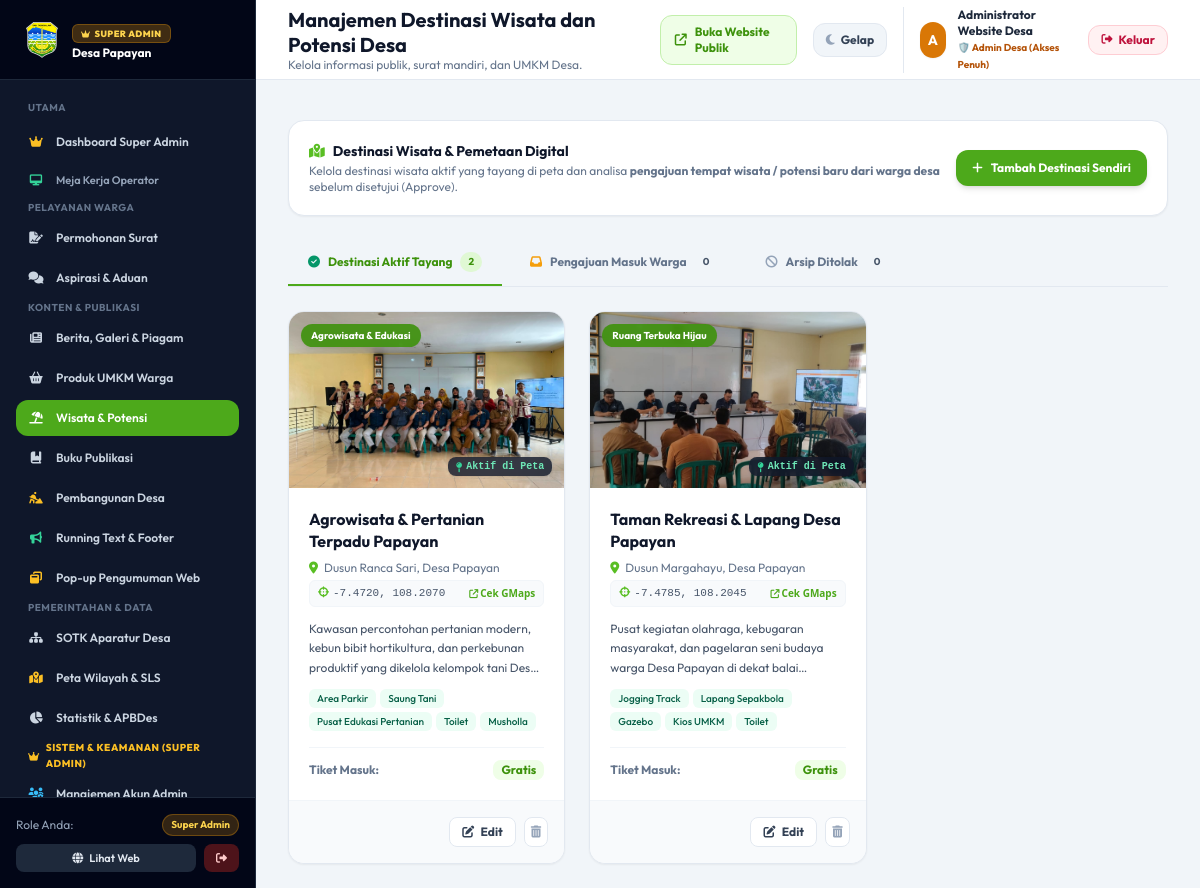
The app's page /admin/wisata (signed in), older data.
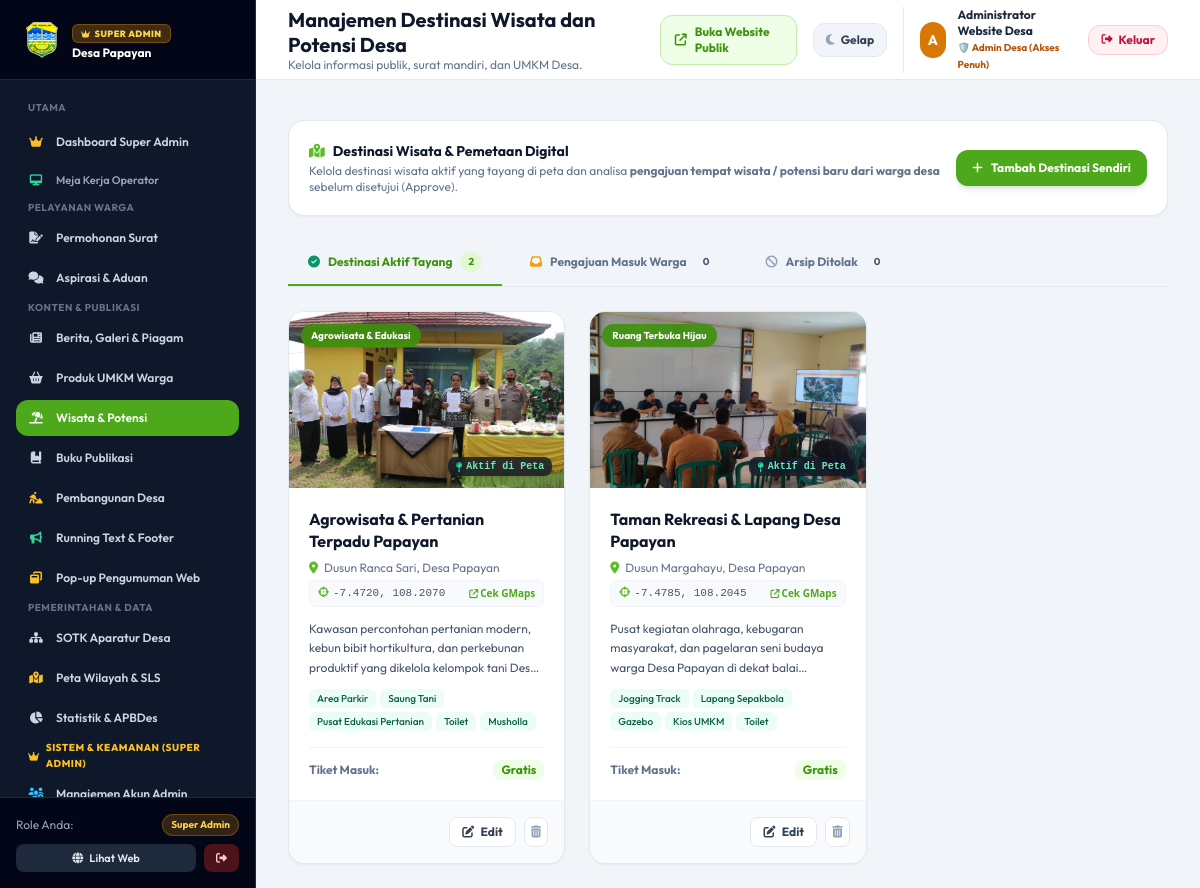
The same page, newer data.
### tables this page shows
CREATE TABLE wisata (
        id INTEGER PRIMARY KEY AUTOINCREMENT,
        nama TEXT NOT NULL,
        kategori TEXT NOT NULL,
        deskripsi TEXT NOT NULL,
        fasilitas TEXT,
        tiket TEXT,
        lokasi TEXT,
        gambar TEXT,
        urutan INTEGER DEFAULT 0
    , latitude REAL, longitude REAL, status TEXT DEFAULT 'Disetujui', nama_pengaju TEXT, kontak_pengaju TEXT, catatan_admin TEXT, created_at TEXT);

### app.py (the view)
@app.route('/admin/wisata')
@login_required
def admin_wisata():
    conn = get_db()
    cursor = conn.cursor()
    cursor.execute("SELECT * FROM wisata WHERE status = 'Disetujui' OR status IS NULL ORDER BY urutan ASC")
    wisata_list = [dict(row) for row in cursor.fetchall()]
    cursor.execute("SELECT * FROM wisata WHERE status = 'Menunggu Approval' ORDER BY id DESC")
    pengajuan_list = [dict(row) for row in cursor.fetchall()]
    cursor.execute("SELECT * FROM wisata WHERE status = 'Ditolak' ORDER BY id DESC")
    ditolak_list = [dict(row) for row in cursor.fetchall()]
    conn.close()
    return render_template('admin/wisata.html',
                           wisata_list=wisata_list,
                           pengajuan_list=pengajuan_list,
                           ditolak_list=ditolak_list,
                           total_pending=len(pengajuan_list))

### app.py (called while the page is built)
@app.before_request
def track_visitor_hit():
    if request.method == 'GET' and not (
        request.path.startswith('/static') or
        request.path.startswith('/admin') or
        request.path.startswith('/api')
    ):
        try:
            record_visitor_hit()
        except Exception:
            pass

def login_required(f):
    @wraps(f)
    def decorated_function(*args, **kwargs):
        if 'user_id' not in session:
            flash('Silakan login terlebih dahulu untuk mengakses panel admin.', 'warning')
            return redirect(url_for('admin_login'))
        return f(*args, **kwargs)
    return decorated_function

### database.py (called while the page is built)
def get_db():
    conn = sqlite3.connect(DB_PATH)
    conn.row_factory = sqlite3.Row
    return conn

### security_engine.py (called while the page is built, shortened)
def get_client_ip():
    forwarded = request.headers.get('X-Forwarded-For')
    if forwarded:
        return forwarded.split(',')[0].strip()
    return request.headers.get('X-Real-IP', request.remote_addr or '127.0.0.1')

    def _cleanup(self, now):
        if now - self._last_cleanup < 60:
            return

### templates/admin/wisata.html (shortened to what the changed rows need)
{% extends "base_admin.html" %}
{% block header_title %}Manajemen Destinasi Wisata dan Potensi Desa{% endblock %}
{% block content %}
<link rel="stylesheet" href="https://unpkg.com/leaflet@1.9.4/dist/leaflet.css" />
<div class="space-y-6">
  <div id="tab-wisata-content-aktif" class="space-y-4">
    <div class="grid grid-cols-1 md:grid-cols-3 gap-6">
      {% for w in wisata_list %}
      <div class="bg-white rounded-2xl border border-slate-200 overflow-hidden shadow-sm flex flex-col justify-between hover:shadow-md transition">
        <div>
          <div class="h-44 overflow-hidden relative group">
            <img src="{{ url_for('static', filename=w.gambar.replace('static/', '')) if w.gambar and w.gambar.startswith('static/') else (w.gambar if w.gambar else url_for('static', filename='images/banner1.png')) }}" alt="{{ w.nama }}" class="w-full h-full object-cover group-hover:scale-105 transition duration-500" onerror="this.src='{{ url_for('static', filename='images/banner1.png') }}'" />
            <span class="absolute top-3 left-3 bg-brand-800/90 backdrop-blur-sm text-white text-[10px] font-bold px-2.5 py-1 rounded-full shadow-sm">
              {{ w.kategori }}
            </span>
            {% if w.latitude and w.longitude %}
            <span class="absolute bottom-3 right-3 bg-slate-900/80 backdrop-blur-sm text-emerald-300 text-[10px] font-mono font-semibold px-2 py-0.5 rounded-lg flex items-center gap-1 shadow">
              <i class="fa-solid fa-map-pin text-emerald-400"></i> Aktif di Peta
            </span>
            {% endif %}
          </div>
          <div class="p-5">
            <h4 class="font-bold text-slate-900 text-base leading-snug">{{ w.nama }}</h4>
            <div class="mt-2 flex flex-col gap-1">
              <p class="text-xs text-slate-500 flex items-start gap-1.5">
                <i class="fa-solid fa-location-dot text-brand-600 mt-0.5 flex-shrink-0"></i>
                <span>{{ w.lokasi }}</span>
              </p>
              {% if w.latitude and w.longitude %}
              <p class="text-[11px] font-mono text-slate-600 bg-slate-50 border border-slate-100 rounded-md px-2 py-1 flex items-center justify-between">
                <span><i class="fa-solid fa-crosshairs text-brand-600 mr-1"></i>{{ "%.4f"|format(w.latitude) }}, {{ "%.4f"|format(w.longitude) }}</span>
                <a href="https://www.google.com/maps?q={{ w.latitude }},{{ w.longitude }}" target="_blank" class="text-brand-700 hover:underline font-sans text-[10px] font-bold flex items-center gap-0.5">
                  <i class="fa-solid fa-arrow-up-right-from-square text-[9px]"></i> Cek GMaps
                </a>
              </p>
              {% else %}
              <p class="text-[10px] text-amber-600 italic bg-amber-50 px-2 py-0.5 rounded">
                <i class="fa-solid fa-triangle-exclamation mr-1"></i> Belum ada koordinat peta
              </p>
              {% endif %}
            </div>
            <p class="text-xs text-slate-600 mt-3 leading-relaxed line-clamp-3">{{ w.deskripsi }}</p>
            {% if w.fasilitas %}
            <div class="mt-3 flex flex-wrap gap-1">
              {% for f in w.fasilitas.split(',') %}
                <span class="text-[10px] bg-emerald-50 text-emerald-800 px-2 py-0.5 rounded-md font-medium">{{ f.strip() }}</span>
              {% endfor %}
            </div>
            {% endif %}
            <div class="mt-4 pt-3 border-t border-slate-100 text-xs flex items-center justify-between">
              <span class="font-bold text-slate-500">Tiket Masuk:</span>
              <span class="text-brand-800 font-bold bg-brand-50 px-2 py-0.5 rounded-lg">{{ w.tiket }}</span>
            </div>
          </div>
        </div>
        <div class="p-4 bg-slate-50 border-t border-slate-100 flex items-center justify-end gap-2">
          <button onclick="bukaModalEditWisata({{ w.id }})" class="px-3 py-1.5 rounded-lg bg-white border border-slate-200 text-slate-700 font-bold text-xs hover:text-brand-800 transition">
            <i class="fa-solid fa-pen-to-square mr-1"></i> Edit
          </button>
          <form method="POST" action="{{ url_for('admin_hapus_wisata', id=w.id) }}" onsubmit="return confirm('Hapus destinasi {{ w.nama }}?');" class="inline">
            <button type="submit" class="p-1.5 rounded-lg bg-white border border-slate-200 text-slate-400 hover:text-red-600 text-xs transition" title="Hapus">
              <i class="fa-solid fa-trash-can"></i>
            </button>
          </form>
        </div>
      </div>
      {% else %}
      <div class="col-span-full bg-white rounded-2xl p-12 text-center text-slate-400 border border-slate-200">
        <i class="fa-solid fa-map-location-dot text-4xl mb-3 text-slate-300 block"></i>
        Belum ada destinasi wisata aktif yang ditayangkan di peta.
      </div>
      {% endfor %}
    </div>
  </div>
</div>
{% endblock %}

Row changes from the older to the newer data that the page shows:
changed wisata "Agrowisata & Pertanian Terpadu Papayan": gambar: a different picture
